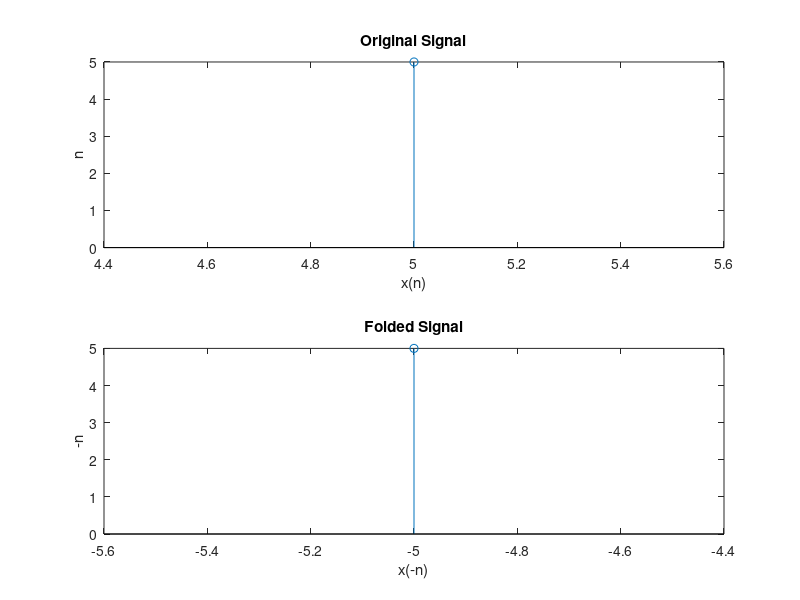

The MATLAB script that drew this image:
clc
clear all
close all

xl = input("Enter the  left limit : ")
xr = input("Enter the right limit : ")

x = xl : 1 : xr

y = input("Enter the sequence : ")

subplot(2, 1, 1)
stem(x, y)
title("Original Signal")
xlabel("x(n)")
ylabel("n")

fx = (xr*-1) : 1 : (xl*-1) 
fy = fliplr(y)

subplot(2, 1, 2)
stem(fx, fy)
title("Folded Signal")
xlabel("x(-n)")
ylabel("-n")